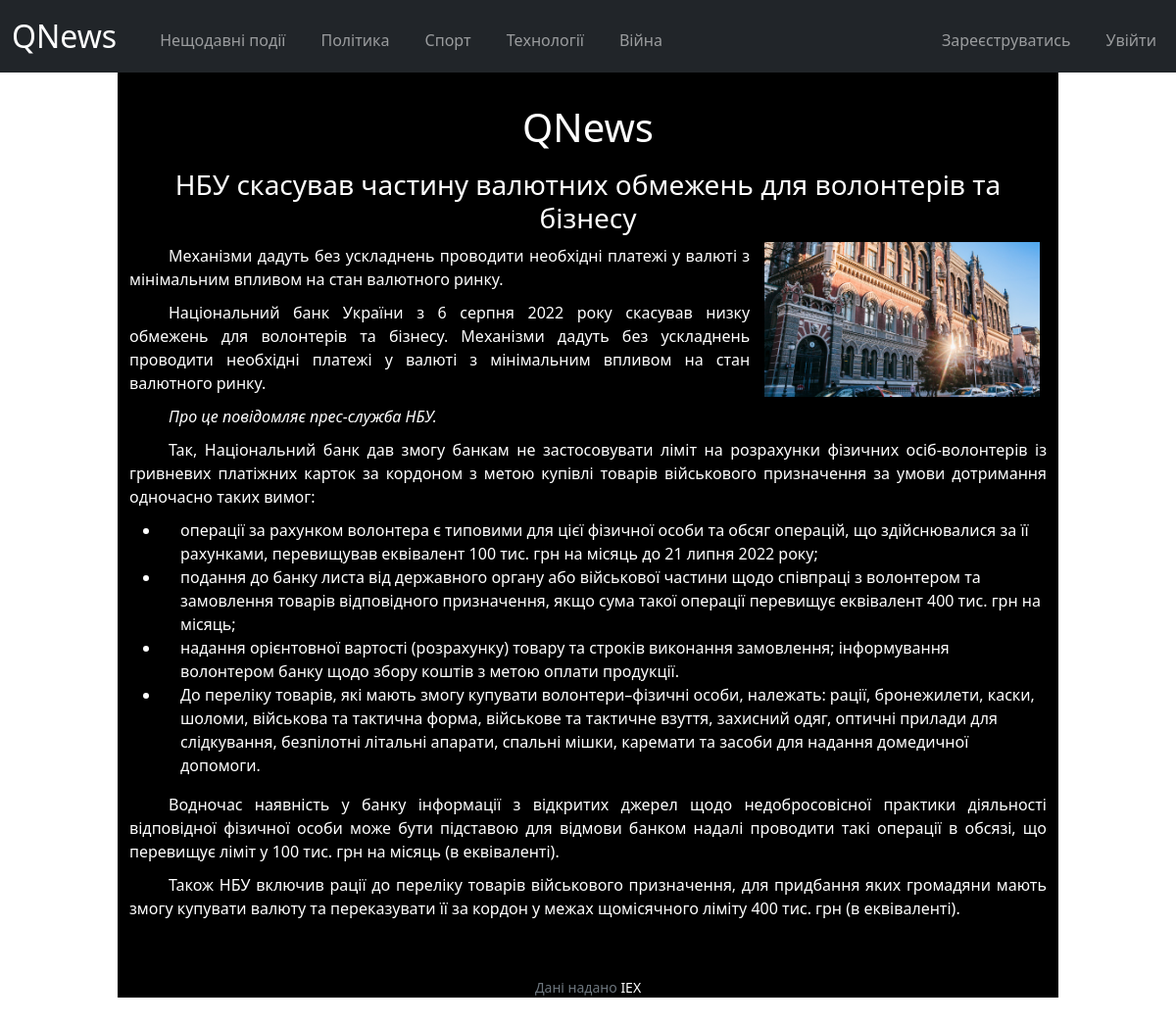
/politics/9, run on the app's committed database.
### tables this page shows
CREATE TABLE 'news' (id INTEGER PRIMARY KEY AUTOINCREMENT NOT NULL, title TEXT NOT NULL, author TEXT NOT NULL, material TEXT NOT NULL, date DATETIME DEFAULT CURRENT_TIMESTAMP NOT NULL,'img' TEXT ,'typeN' INTEGER);

### application.py (the view)
@app.route("/politics/<id>")
def politicsId(id):
    new = db.execute("SELECT * FROM news WHERE id=?", id)
    return render_template("new_detail.html", new=new)

### application.py (called while the page is built)
@app.after_request
def after_request(response):
    response.headers["Cache-Control"] = "no-cache, no-store, must-revalidate"
    response.headers["Expires"] = 0
    response.headers["Pragma"] = "no-cache"
    return response

### templates/new_detail.html (shortened to what this page needs)
{% extends "layout.html" %}
{% block main %}
    {%for n in new %}
        <h3 style="text-align: center">{{ n.title }}</h3>
        <img src="{{ n.img }}" class="img_detail">
        <p> {{ n.material | safe }}</p>
    {% endfor %}
{% endblock %}

### static/styles.css (style rules this page uses)
body { background-image: url(img/background.jpg); }
* { color: white; }
p { text-align:justify; text-indent: 40px; margin-bottom: 10px; }
li { padding-left: 20px; }
img.img_detail { width: 30%; height: 15%; float: right; margin: 0 7px 7px 15px; }

### data on the page
news: title "НБУ скасував частину валютних обмежень для волонтерів та бізнесу", img (picture), material "Механізми дадуть без ускладнень проводити необхідні платежі у валюті з мінімальним впливом на стан валютного ринку. Національний банк України з 6 серпня 2022 року скасував низку обмежень для волонтерів та бізнесу. Механізми дадуть без ускладнень проводити необхідні платежі у валюті з мінімальним впливом на стан валютного ринку. Про це повідомляє прес-служба НБУ. Так, Національний банк дав змогу банкам не застосовувати ліміт на розрахунки фізичних осіб-волонтерів із гривневих платіжних карток за кордоном з метою купівлі товарів військового призначення за умови дотримання одночасно таких вимог: операції за рахунком волонтера є типовими для цієї фізичної особи та обсяг операцій, що…"
